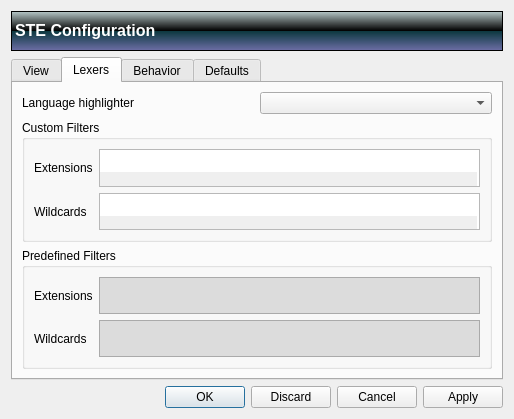
<?xml version="1.0" encoding="UTF-8"?>
<ui version="4.0">
 <class>ConfigDialog</class>
 <widget class="QDialog" name="ConfigDialog">
  <property name="geometry">
   <rect>
    <x>0</x>
    <y>0</y>
    <width>514</width>
    <height>397</height>
   </rect>
  </property>
  <property name="windowTitle">
   <string>Preferences</string>
  </property>
  <layout class="QVBoxLayout" name="verticalLayout_3">
   <item>
    <widget class="QLabel" name="labelHead">
     <property name="minimumSize">
      <size>
       <width>0</width>
       <height>40</height>
      </size>
     </property>
     <property name="styleSheet">
      <string notr="true">background-color: qlineargradient(spread:pad, x1:0, y1:0, x2:0, y2:1, stop:0 rgba(187, 204, 204, 255), stop:0.495 rgba(113 149 169 255), stop:0.505 rgba(12, 56, 63, 255), stop:1 rgba(111, 111, 168, 255));</string>
     </property>
     <property name="frameShape">
      <enum>QFrame::StyledPanel</enum>
     </property>
     <property name="frameShadow">
      <enum>QFrame::Plain</enum>
     </property>
     <property name="lineWidth">
      <number>1</number>
     </property>
     <property name="text">
      <string>&lt;!DOCTYPE HTML PUBLIC &quot;-//W3C//DTD HTML 4.0//EN&quot; &quot;http://www.w3.org/TR/REC-html40/strict.dtd&quot;&gt;
&lt;html&gt;&lt;head&gt;&lt;meta name=&quot;qrichtext&quot; content=&quot;1&quot; /&gt;&lt;style type=&quot;text/css&quot;&gt;
p, li { white-space: pre-wrap; }
&lt;/style&gt;&lt;/head&gt;&lt;body style=&quot; font-family:'MS Shell Dlg 2'; font-size:8.25pt; font-weight:400; font-style:normal;&quot;&gt;
&lt;p style=&quot; margin-top:0px; margin-bottom:0px; margin-left:0px; margin-right:0px; -qt-block-indent:0; text-indent:0px;&quot;&gt;&lt;span style=&quot; font-size:12pt; font-weight:600; color:#ffffff;&quot;&gt;STE Configuration&lt;/span&gt;&lt;/p&gt;&lt;/body&gt;&lt;/html&gt;</string>
     </property>
     <property name="textInteractionFlags">
      <set>Qt::NoTextInteraction</set>
     </property>
    </widget>
   </item>
   <item>
    <widget class="QTabWidget" name="tabWidget">
     <property name="currentIndex">
      <number>1</number>
     </property>
     <widget class="QWidget" name="tabCommon">
      <attribute name="title">
       <string>View</string>
      </attribute>
      <layout class="QGridLayout" name="gridLayout_5">
       <item row="2" column="0">
        <spacer name="verticalSpacer_2">
         <property name="orientation">
          <enum>Qt::Vertical</enum>
         </property>
         <property name="sizeHint" stdset="0">
          <size>
           <width>20</width>
           <height>40</height>
          </size>
         </property>
        </spacer>
       </item>
       <item row="1" column="0">
        <widget class="QGroupBox" name="groupBox_8">
         <property name="title">
          <string>Interface</string>
         </property>
         <layout class="QGridLayout" name="gridLayout_8">
          <item row="0" column="0">
           <widget class="QLabel" name="label_14">
            <property name="text">
             <string>Language</string>
            </property>
           </widget>
          </item>
          <item row="0" column="2">
           <widget class="QComboBox" name="cbLang">
            <property name="minimumSize">
             <size>
              <width>140</width>
              <height>0</height>
             </size>
            </property>
            <property name="maximumSize">
             <size>
              <width>140</width>
              <height>16777215</height>
             </size>
            </property>
           </widget>
          </item>
          <item row="1" column="0" colspan="3">
           <widget class="QLabel" name="label_13">
            <property name="sizePolicy">
             <sizepolicy hsizetype="Preferred" vsizetype="Preferred">
              <horstretch>0</horstretch>
              <verstretch>0</verstretch>
             </sizepolicy>
            </property>
            <property name="font">
             <font>
              <italic>true</italic>
             </font>
            </property>
            <property name="text">
             <string>Please note: Language will be changed only after restart of the application</string>
            </property>
           </widget>
          </item>
         </layout>
        </widget>
       </item>
       <item row="0" column="0">
        <widget class="QGroupBox" name="groupBox_4">
         <property name="title">
          <string>Text Editor</string>
         </property>
         <layout class="QGridLayout" name="gridLayout_2">
          <item row="0" column="0">
           <widget class="QLabel" name="label_5">
            <property name="text">
             <string>Default font</string>
            </property>
           </widget>
          </item>
          <item row="0" column="1">
           <widget class="QFontComboBox" name="cbFont">
            <property name="sizePolicy">
             <sizepolicy hsizetype="Fixed" vsizetype="Fixed">
              <horstretch>0</horstretch>
              <verstretch>0</verstretch>
             </sizepolicy>
            </property>
            <property name="minimumSize">
             <size>
              <width>140</width>
              <height>0</height>
             </size>
            </property>
            <property name="maximumSize">
             <size>
              <width>140</width>
              <height>16777215</height>
             </size>
            </property>
            <property name="fontFilters">
             <set>QFontComboBox::MonospacedFonts|QFontComboBox::ScalableFonts</set>
            </property>
            <property name="currentFont">
             <font>
              <family>Courier New</family>
             </font>
            </property>
           </widget>
          </item>
          <item row="1" column="0">
           <widget class="QLabel" name="label_6">
            <property name="text">
             <string>Default size</string>
            </property>
           </widget>
          </item>
          <item row="1" column="1">
           <widget class="QSpinBox" name="sbFontSize">
            <property name="sizePolicy">
             <sizepolicy hsizetype="Preferred" vsizetype="Fixed">
              <horstretch>0</horstretch>
              <verstretch>0</verstretch>
             </sizepolicy>
            </property>
            <property name="maximumSize">
             <size>
              <width>100</width>
              <height>16777215</height>
             </size>
            </property>
            <property name="suffix">
             <string> pt</string>
            </property>
            <property name="minimum">
             <number>6</number>
            </property>
            <property name="maximum">
             <number>32</number>
            </property>
            <property name="value">
             <number>8</number>
            </property>
           </widget>
          </item>
          <item row="2" column="0">
           <widget class="QCheckBox" name="cbEdge">
            <property name="text">
             <string>Show text edge at</string>
            </property>
           </widget>
          </item>
          <item row="2" column="1">
           <widget class="QSpinBox" name="sbEdgePos">
            <property name="sizePolicy">
             <sizepolicy hsizetype="Preferred" vsizetype="Fixed">
              <horstretch>0</horstretch>
              <verstretch>0</verstretch>
             </sizepolicy>
            </property>
            <property name="maximumSize">
             <size>
              <width>100</width>
              <height>16777215</height>
             </size>
            </property>
            <property name="suffix">
             <string> char</string>
            </property>
            <property name="minimum">
             <number>1</number>
            </property>
            <property name="maximum">
             <number>9999999</number>
            </property>
            <property name="singleStep">
             <number>10</number>
            </property>
            <property name="value">
             <number>80</number>
            </property>
           </widget>
          </item>
          <item row="3" column="0">
           <widget class="QCheckBox" name="cbFolding">
            <property name="text">
             <string>Folding</string>
            </property>
           </widget>
          </item>
          <item row="3" column="1">
           <widget class="QComboBox" name="cbFoldStyle">
            <property name="sizePolicy">
             <sizepolicy hsizetype="Fixed" vsizetype="Fixed">
              <horstretch>0</horstretch>
              <verstretch>0</verstretch>
             </sizepolicy>
            </property>
            <property name="minimumSize">
             <size>
              <width>140</width>
              <height>0</height>
             </size>
            </property>
            <property name="maximumSize">
             <size>
              <width>140</width>
              <height>16777215</height>
             </size>
            </property>
            <item>
             <property name="text">
              <string>Plain</string>
             </property>
            </item>
            <item>
             <property name="text">
              <string>Circle</string>
             </property>
            </item>
            <item>
             <property name="text">
              <string>Boxed</string>
             </property>
            </item>
            <item>
             <property name="text">
              <string>Circle Tree</string>
             </property>
            </item>
            <item>
             <property name="text">
              <string>Boxed Tree</string>
             </property>
            </item>
            <item>
             <property name="text">
              <string>Arrows</string>
             </property>
            </item>
            <item>
             <property name="text">
              <string>Arrows Tree</string>
             </property>
            </item>
           </widget>
          </item>
          <item row="5" column="0">
           <widget class="QLabel" name="label_7">
            <property name="text">
             <string>Color scheme</string>
            </property>
           </widget>
          </item>
          <item row="4" column="0" colspan="2">
           <widget class="Line" name="line">
            <property name="orientation">
             <enum>Qt::Horizontal</enum>
            </property>
           </widget>
          </item>
          <item row="5" column="1">
           <widget class="QComboBox" name="cbColorScheme">
            <property name="sizePolicy">
             <sizepolicy hsizetype="Fixed" vsizetype="Fixed">
              <horstretch>0</horstretch>
              <verstretch>0</verstretch>
             </sizepolicy>
            </property>
            <property name="minimumSize">
             <size>
              <width>140</width>
              <height>0</height>
             </size>
            </property>
            <property name="maximumSize">
             <size>
              <width>140</width>
              <height>16777215</height>
             </size>
            </property>
           </widget>
          </item>
         </layout>
        </widget>
       </item>
      </layout>
     </widget>
     <widget class="QWidget" name="tabLexer">
      <attribute name="title">
       <string>Lexers</string>
      </attribute>
      <layout class="QVBoxLayout" name="verticalLayout_2">
       <item>
        <layout class="QHBoxLayout" name="horizontalLayout">
         <property name="sizeConstraint">
          <enum>QLayout::SetDefaultConstraint</enum>
         </property>
         <item>
          <widget class="QLabel" name="label_8">
           <property name="text">
            <string>Language highlighter</string>
           </property>
          </widget>
         </item>
         <item>
          <widget class="QComboBox" name="cbLexer"/>
         </item>
        </layout>
       </item>
       <item>
        <widget class="QGroupBox" name="groupBox_7">
         <property name="sizePolicy">
          <sizepolicy hsizetype="Preferred" vsizetype="Expanding">
           <horstretch>0</horstretch>
           <verstretch>0</verstretch>
          </sizepolicy>
         </property>
         <property name="title">
          <string>Custom Filters</string>
         </property>
         <layout class="QGridLayout" name="gridLayout_7">
          <item row="0" column="0">
           <widget class="QLabel" name="label_11">
            <property name="text">
             <string>Extensions</string>
            </property>
           </widget>
          </item>
          <item row="0" column="1">
           <widget class="QPlainTextEdit" name="teCustomExt">
            <property name="sizePolicy">
             <sizepolicy hsizetype="Expanding" vsizetype="Ignored">
              <horstretch>0</horstretch>
              <verstretch>0</verstretch>
             </sizepolicy>
            </property>
            <property name="toolTip">
             <string>Space-separated list of file extensions to use current highlighter</string>
            </property>
            <property name="backgroundVisible">
             <bool>true</bool>
            </property>
           </widget>
          </item>
          <item row="1" column="0">
           <widget class="QLabel" name="label_12">
            <property name="text">
             <string>Wildcards</string>
            </property>
           </widget>
          </item>
          <item row="1" column="1">
           <widget class="QPlainTextEdit" name="teCustomWildcard">
            <property name="sizePolicy">
             <sizepolicy hsizetype="Expanding" vsizetype="Ignored">
              <horstretch>0</horstretch>
              <verstretch>0</verstretch>
             </sizepolicy>
            </property>
            <property name="toolTip">
             <string>Space-separated list of file wildcards to use current highlighter</string>
            </property>
            <property name="backgroundVisible">
             <bool>true</bool>
            </property>
           </widget>
          </item>
         </layout>
        </widget>
       </item>
       <item>
        <widget class="QGroupBox" name="groupBox_6">
         <property name="sizePolicy">
          <sizepolicy hsizetype="Preferred" vsizetype="Expanding">
           <horstretch>0</horstretch>
           <verstretch>0</verstretch>
          </sizepolicy>
         </property>
         <property name="title">
          <string>Predefined Filters</string>
         </property>
         <layout class="QGridLayout" name="gridLayout_6">
          <item row="0" column="0">
           <widget class="QLabel" name="label_9">
            <property name="text">
             <string>Extensions</string>
            </property>
           </widget>
          </item>
          <item row="0" column="1">
           <widget class="QPlainTextEdit" name="tePredefinedExt">
            <property name="sizePolicy">
             <sizepolicy hsizetype="Expanding" vsizetype="Ignored">
              <horstretch>0</horstretch>
              <verstretch>0</verstretch>
             </sizepolicy>
            </property>
            <property name="styleSheet">
             <string notr="true">background-color: rgb(220, 220, 220);</string>
            </property>
            <property name="readOnly">
             <bool>true</bool>
            </property>
            <property name="backgroundVisible">
             <bool>true</bool>
            </property>
           </widget>
          </item>
          <item row="1" column="0">
           <widget class="QLabel" name="label_10">
            <property name="text">
             <string>Wildcards</string>
            </property>
           </widget>
          </item>
          <item row="1" column="1">
           <widget class="QPlainTextEdit" name="tePredefinedWildcard">
            <property name="sizePolicy">
             <sizepolicy hsizetype="Expanding" vsizetype="Ignored">
              <horstretch>0</horstretch>
              <verstretch>0</verstretch>
             </sizepolicy>
            </property>
            <property name="styleSheet">
             <string notr="true">background-color: rgb(220, 220, 220);</string>
            </property>
            <property name="readOnly">
             <bool>true</bool>
            </property>
            <property name="backgroundVisible">
             <bool>true</bool>
            </property>
           </widget>
          </item>
         </layout>
        </widget>
       </item>
      </layout>
     </widget>
     <widget class="QWidget" name="tabEditor">
      <attribute name="title">
       <string>Behavior</string>
      </attribute>
      <layout class="QGridLayout" name="gridLayout_4">
       <item row="0" column="0" colspan="2">
        <widget class="QGroupBox" name="groupBox">
         <property name="title">
          <string>Indentation</string>
         </property>
         <layout class="QGridLayout" name="gridLayout">
          <item row="0" column="0">
           <widget class="QCheckBox" name="cbIndentTabs">
            <property name="toolTip">
             <string>Tab key indents a line rather than inserting tab character</string>
            </property>
            <property name="text">
             <string>Indents via tabs</string>
            </property>
           </widget>
          </item>
          <item row="0" column="1">
           <layout class="QHBoxLayout" name="horizontalLayout_3">
            <item>
             <widget class="QLabel" name="label_4">
              <property name="text">
               <string>Indent size</string>
              </property>
             </widget>
            </item>
            <item>
             <widget class="QSpinBox" name="sbIndentSize">
              <property name="maximumSize">
               <size>
                <width>100</width>
                <height>16777215</height>
               </size>
              </property>
              <property name="toolTip">
               <string>Sets the indentation width; if it is 0 then the default tab value is used</string>
              </property>
              <property name="suffix">
               <string> char</string>
              </property>
              <property name="minimum">
               <number>0</number>
              </property>
             </widget>
            </item>
           </layout>
          </item>
          <item row="1" column="0">
           <widget class="QCheckBox" name="cbAutoIndent">
            <property name="toolTip">
             <string>Create an indent after inserting a new line</string>
            </property>
            <property name="text">
             <string>Auto-indentation</string>
            </property>
           </widget>
          </item>
          <item row="1" column="1">
           <layout class="QHBoxLayout" name="horizontalLayout_4">
            <item>
             <widget class="QLabel" name="label">
              <property name="text">
               <string>Tab size</string>
              </property>
             </widget>
            </item>
            <item>
             <widget class="QSpinBox" name="sbTabSize">
              <property name="maximumSize">
               <size>
                <width>100</width>
                <height>16777215</height>
               </size>
              </property>
              <property name="toolTip">
               <string>Width of a tab character</string>
              </property>
              <property name="suffix">
               <string> char</string>
              </property>
              <property name="minimum">
               <number>1</number>
              </property>
             </widget>
            </item>
           </layout>
          </item>
          <item row="2" column="0">
           <widget class="QCheckBox" name="cbBackspaceUnindent">
            <property name="toolTip">
             <string>Backspace key unindents a line rather than deleting a character</string>
            </property>
            <property name="text">
             <string>Backspace unindentation</string>
            </property>
           </widget>
          </item>
          <item row="2" column="1">
           <widget class="QCheckBox" name="cbSpaceTabs">
            <property name="toolTip">
             <string>Fill indents with spaces instead of tab characters</string>
            </property>
            <property name="text">
             <string>Use spaces instead of tabs</string>
            </property>
           </widget>
          </item>
         </layout>
        </widget>
       </item>
       <item row="1" column="0">
        <widget class="QGroupBox" name="gbAutoComp">
         <property name="title">
          <string>Autocompletion</string>
         </property>
         <property name="checkable">
          <bool>false</bool>
         </property>
         <layout class="QGridLayout" name="gridLayout_9">
          <item row="0" column="0">
           <widget class="QCheckBox" name="cbCompSource">
            <property name="toolTip">
             <string>Fill autocompletion list with the text from active document</string>
            </property>
            <property name="text">
             <string>From source</string>
            </property>
           </widget>
          </item>
          <item row="1" column="0">
           <widget class="QCheckBox" name="cbCompAPI">
            <property name="toolTip">
             <string>Fill autocompletion list with the API content corresponding to the active lexer</string>
            </property>
            <property name="text">
             <string>From API</string>
            </property>
           </widget>
          </item>
          <item row="0" column="1">
           <widget class="QCheckBox" name="cbCompCS">
            <property name="toolTip">
             <string>Case sensitive autocompletion</string>
            </property>
            <property name="text">
             <string>Case sensitive</string>
            </property>
           </widget>
          </item>
          <item row="1" column="1">
           <widget class="QCheckBox" name="cbCompRW">
            <property name="toolTip">
             <string>Removes the rest of the word to the right of the cursor after completion</string>
            </property>
            <property name="text">
             <string>Replace words</string>
            </property>
           </widget>
          </item>
         </layout>
        </widget>
       </item>
       <item row="1" column="1">
        <widget class="QGroupBox" name="groupBox_3">
         <property name="title">
          <string>Insert and Replace</string>
         </property>
         <layout class="QVBoxLayout" name="verticalLayout_5">
          <item>
           <widget class="QCheckBox" name="cbInsertPairs">
            <property name="toolTip">
             <string>Automatically insert pair symbols while typing</string>
            </property>
            <property name="text">
             <string>Insert pair symbols () [] &lt;&gt; etc.</string>
            </property>
           </widget>
          </item>
         </layout>
        </widget>
       </item>
       <item row="2" column="0">
        <spacer name="verticalSpacer">
         <property name="orientation">
          <enum>Qt::Vertical</enum>
         </property>
         <property name="sizeHint" stdset="0">
          <size>
           <width>20</width>
           <height>20</height>
          </size>
         </property>
        </spacer>
       </item>
      </layout>
     </widget>
     <widget class="QWidget" name="tabDefaults">
      <attribute name="title">
       <string>Defaults</string>
      </attribute>
      <layout class="QVBoxLayout" name="verticalLayout_6">
       <item>
        <widget class="QGroupBox" name="groupBox_2">
         <property name="title">
          <string>New File Properties</string>
         </property>
         <layout class="QGridLayout" name="gridLayout_3">
          <item row="0" column="0">
           <widget class="QLabel" name="label_2">
            <property name="text">
             <string>Line Ends</string>
            </property>
           </widget>
          </item>
          <item row="0" column="1">
           <widget class="QComboBox" name="cbDefEOLs"/>
          </item>
          <item row="1" column="0">
           <widget class="QLabel" name="label_3">
            <property name="text">
             <string>Encoding</string>
            </property>
           </widget>
          </item>
          <item row="1" column="1">
           <widget class="QComboBox" name="cbDefCodecs"/>
          </item>
          <item row="2" column="1">
           <widget class="QCheckBox" name="cbDefBOM">
            <property name="text">
             <string>BOM for Unicode files</string>
            </property>
            <property name="checked">
             <bool>true</bool>
            </property>
           </widget>
          </item>
         </layout>
        </widget>
       </item>
       <item>
        <widget class="QGroupBox" name="groupBox_5">
         <property name="title">
          <string>Storing Files</string>
         </property>
         <layout class="QVBoxLayout" name="verticalLayout">
          <item>
           <widget class="QCheckBox" name="cbTrimOnSave">
            <property name="text">
             <string>Auto trim extra spaces when saving</string>
            </property>
           </widget>
          </item>
          <item>
           <widget class="QCheckBox" name="cbAddLineOnSave">
            <property name="text">
             <string>Auto add new line to the end of the document when saving</string>
            </property>
           </widget>
          </item>
         </layout>
        </widget>
       </item>
       <item>
        <spacer name="verticalSpacer_7">
         <property name="orientation">
          <enum>Qt::Vertical</enum>
         </property>
         <property name="sizeHint" stdset="0">
          <size>
           <width>20</width>
           <height>75</height>
          </size>
         </property>
        </spacer>
       </item>
      </layout>
     </widget>
    </widget>
   </item>
   <item>
    <widget class="QDialogButtonBox" name="buttonBox">
     <property name="autoFillBackground">
      <bool>true</bool>
     </property>
     <property name="styleSheet">
      <string notr="true"/>
     </property>
     <property name="orientation">
      <enum>Qt::Horizontal</enum>
     </property>
     <property name="standardButtons">
      <set>QDialogButtonBox::Apply|QDialogButtonBox::Cancel|QDialogButtonBox::Discard|QDialogButtonBox::Ok</set>
     </property>
    </widget>
   </item>
  </layout>
 </widget>
 <tabstops>
  <tabstop>tabWidget</tabstop>
  <tabstop>cbIndentTabs</tabstop>
  <tabstop>cbAutoIndent</tabstop>
  <tabstop>cbBackspaceUnindent</tabstop>
  <tabstop>sbIndentSize</tabstop>
  <tabstop>sbTabSize</tabstop>
  <tabstop>cbSpaceTabs</tabstop>
  <tabstop>gbAutoComp</tabstop>
  <tabstop>cbInsertPairs</tabstop>
  <tabstop>buttonBox</tabstop>
  <tabstop>cbFont</tabstop>
  <tabstop>sbFontSize</tabstop>
  <tabstop>cbEdge</tabstop>
  <tabstop>sbEdgePos</tabstop>
  <tabstop>cbFolding</tabstop>
  <tabstop>cbFoldStyle</tabstop>
  <tabstop>cbDefEOLs</tabstop>
  <tabstop>cbDefCodecs</tabstop>
  <tabstop>cbDefBOM</tabstop>
  <tabstop>cbTrimOnSave</tabstop>
  <tabstop>cbAddLineOnSave</tabstop>
 </tabstops>
 <resources/>
 <connections>
  <connection>
   <sender>buttonBox</sender>
   <signal>accepted()</signal>
   <receiver>ConfigDialog</receiver>
   <slot>accept()</slot>
   <hints>
    <hint type="sourcelabel">
     <x>102</x>
     <y>285</y>
    </hint>
    <hint type="destinationlabel">
     <x>3</x>
     <y>292</y>
    </hint>
   </hints>
  </connection>
  <connection>
   <sender>buttonBox</sender>
   <signal>rejected()</signal>
   <receiver>ConfigDialog</receiver>
   <slot>reject()</slot>
   <hints>
    <hint type="sourcelabel">
     <x>138</x>
     <y>282</y>
    </hint>
    <hint type="destinationlabel">
     <x>128</x>
     <y>294</y>
    </hint>
   </hints>
  </connection>
  <connection>
   <sender>cbFolding</sender>
   <signal>toggled(bool)</signal>
   <receiver>cbFoldStyle</receiver>
   <slot>setEnabled(bool)</slot>
   <hints>
    <hint type="sourcelabel">
     <x>119</x>
     <y>192</y>
    </hint>
    <hint type="destinationlabel">
     <x>242</x>
     <y>196</y>
    </hint>
   </hints>
  </connection>
  <connection>
   <sender>cbEdge</sender>
   <signal>toggled(bool)</signal>
   <receiver>sbEdgePos</receiver>
   <slot>setEnabled(bool)</slot>
   <hints>
    <hint type="sourcelabel">
     <x>161</x>
     <y>128</y>
    </hint>
    <hint type="destinationlabel">
     <x>202</x>
     <y>129</y>
    </hint>
   </hints>
  </connection>
 </connections>
</ui>
